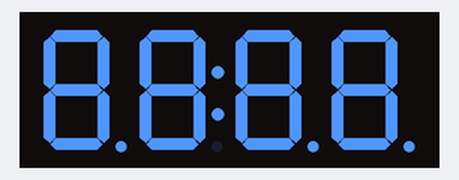
Bench run of a sketch on a simulated Arduino Uno, built with avr-gcc and run on an emulated ATmega328P. Parts: 4-digit seven-segment display. At 19.3 s the program stops and its outputs stay as they are.

Above: at 1.1 s.
At 4.87 s:
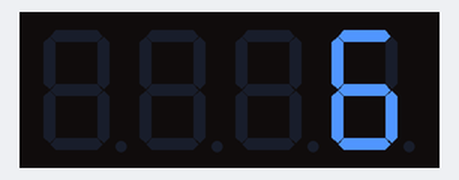
At 8.63 s:
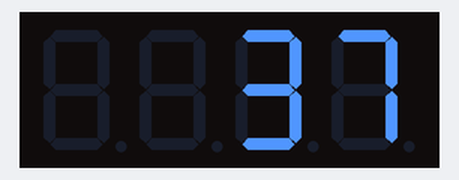
At 12.51 s:
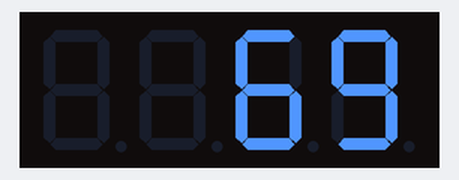
At 16.3 s:
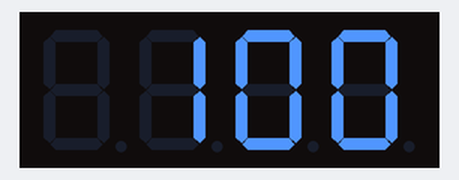
At 19.4 s:
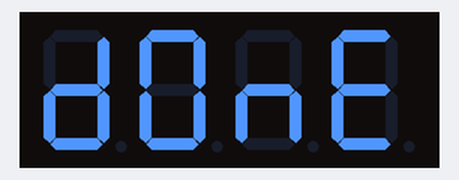

Measured:
- what the display in image 0 shows lasts 2.1 s, from 1.0 s to 3.1 s
- what the display in image 4 shows lasts 2.1 s, from 16.2 s to 18.3 s

The sketch:

Day17_Encryption.ino
```cpp
/*This example demonstrates how Encryption can be used to send secure messages.

Encyption: the process of converting information or data into a code, especially to prevent unauthorized access.
Decryption: is a process that transforms encrypted information into its original format.

Substitution Cypher: encrypt the plaintext by swapping each letter or symbol in the plaintext by a different symbol as directed by the DECRYPT KEY. Example shown: Kakashi vanishes and is replaced with a stump in front of Sauske.
Ceasar Cypher: XYZ| ABEDEF -> ABCDEF | GHI

Project idea: discover various other cyphers and use them in code projects/ make a game?

Public & Private Key Encryption: The recipient's public key encrypts the message -> The recipient's private key decrypts the message.

Decyption Notes:
- The encrypted program will use the four digit seven segment display code.
- Do not assume pin numbers (ps. pin numbers will depend on your circuit / diagram).
- Ceasar Cypher used here will only substitute letters (does not substitute numbers in their basic form).
- You can copy and paste the code into a website that can decode a Caesar Cipher. (1) https://cryptii.com/pipes/caesar-cipher (2) https://cyberchef.org/#recipe=ROT13(true,true,false,-7)
-- Make sure it’s set to “Decode” and adjust the Shift until you see text that makes sense as Arduino code. It was sort of clunky to copy/paste it back out, but it worked. Be sure to #define the CLK and DIO pins correctly! You should be able to then just upload and run it.
*/

// Include the 7-segment display library:
#include <TM1637Display.h>

// Define the display connections pins:
#define CLK 6
#define DIO 5

// Create display object of type TM1637Display:
TM1637Display mySmolBoiDisplay = TM1637Display(CLK, DIO);

// Create array that turns all segments on:
const uint8_t all_on[] = {0xff, 0xff, 0xff, 0xff}; // 0xff is a hexidecimal number whose binary
                                                 // representation is all ones

// Create array that turns all segments off:
const uint8_t blank[] = {0x00, 0x00, 0x00, 0x00}; // 0xff is a hexidecimal number whose binary
                                                  // representation is all zeros

// You can set the individual segments to spell digits, words or create other symbols
// by performing bitwise OR operations of the segments you need to turn on:
const uint8_t done[] = {
  SEG_B | SEG_C | SEG_D | SEG_E | SEG_G,           // d
  SEG_A | SEG_B | SEG_C | SEG_D | SEG_E | SEG_F,   // O
  SEG_C | SEG_E | SEG_G,                           // n
  SEG_A | SEG_D | SEG_E | SEG_F | SEG_G            // E
};

void setup() {
  // Clear the display:
  mySmolBoiDisplay.clear();
  delay(1000);
}

void loop() {
  // Set the brightness:
  mySmolBoiDisplay.setBrightness(7);
  // All segments on:
  mySmolBoiDisplay.setSegments(all_on);
  delay(2000);
  mySmolBoiDisplay.clear();
  delay(1000);

  // demonstrate counter:
  int i;
  for (i = 0; i <= 100; i++) {
    mySmolBoiDisplay.showNumberDec(i);  // this knows how to make decimal numbers
    delay(100);
  }
  delay(2000);
  mySmolBoiDisplay.clear();
  delay(1000);
  mySmolBoiDisplay.setSegments(done);
  while(1);  // after one pass, hang here forever...
}
```
